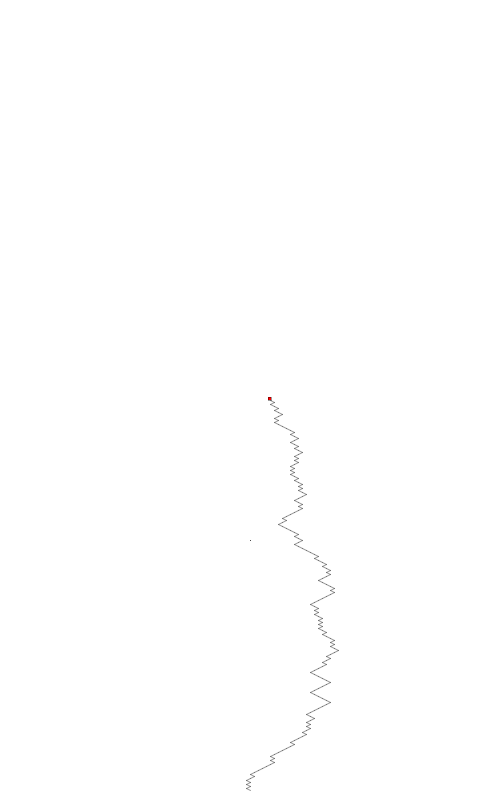
Frame 1 (no input)
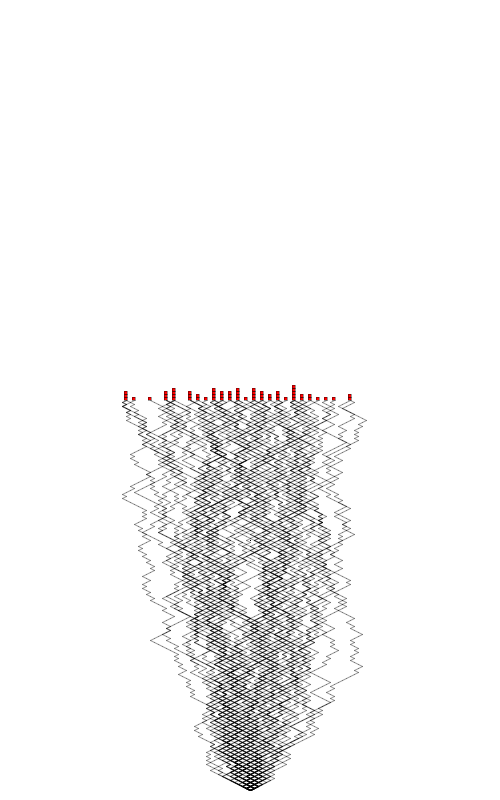
Frame 60 (the mouse pressed at the canvas centre just before this capture)
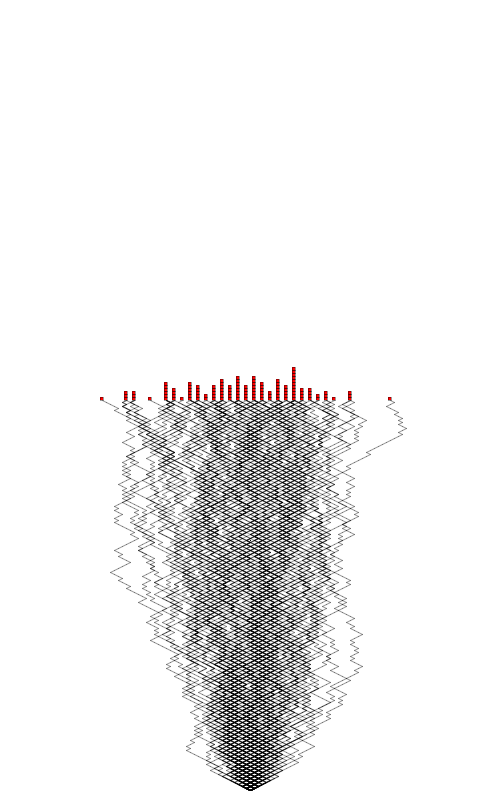
Frame 120 (the mouse held since frame 60 and released just before this capture)

The Processing sketch that drew these frames (run headless with seeded random() and noise(); from frame 60 on, the mouse is pressed at the canvas centre):

// Processing sketch: processing_42894
// ── processing_42894.pde

int[] n = new int[500];
int x0 = 250;
int y0 = 790;
int a = 0;
int y = 0;
int x = 0;

void setup() {
  size(500,800);
  smooth();
  background(255,255,255);
  for (int i = 0; i < n.length; i++) {
    n[i] = 0;
  }
}

void draw() {
  a = a+1;
  point(250,540);
  if (a < 100000) {
    y = y0;
    x = x0;
    while (y>400) {
      float blabla = random(0,2);
      stroke(0, 0, 0, 100);
      if (blabla <= 1) {
        line(x,y,x+4,y-2);
        y=y-2;
        x=x+4;
      }
      else if (blabla <= 2) {
        line(x,y,x-4,y-2);
        y=y-2;
        x=x-4;
      }
    }
//    background(255,255,255);
    fill(255,0,0);
    rect(x+1, y-3*n[x], -3, -3);
    n[x] = n[x] + 1;
  }
}             
